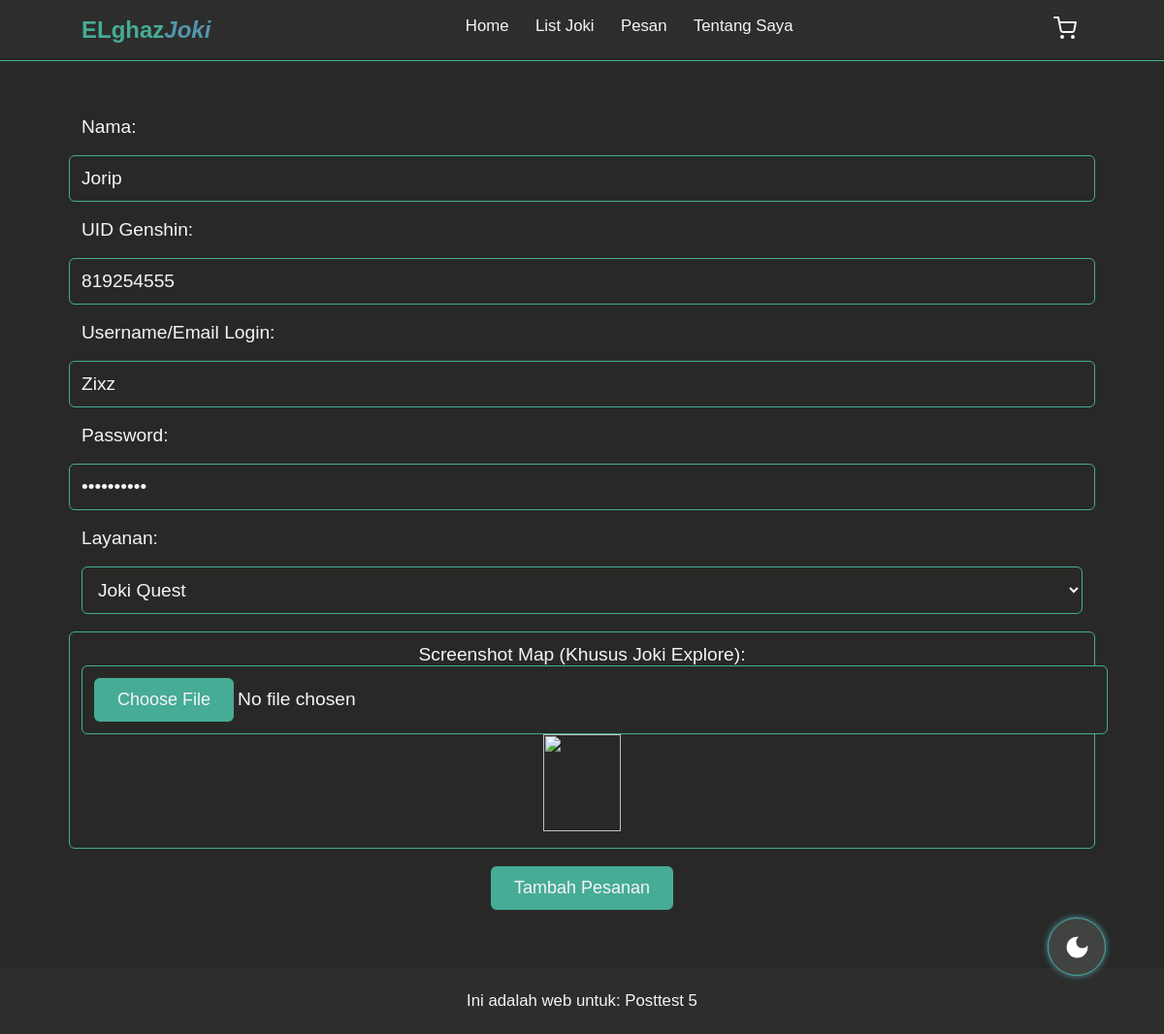
Page /edit.php?id=17 on the committed database.
### tables this page shows
CREATE TABLE `akun` (
  `id` int(11) NOT NULL,
  `Nama` varchar(50) NOT NULL,
  `UID` int(10) NOT NULL,
  `Username` varchar(50) NOT NULL,
  `password` varchar(50) NOT NULL,
  `jenis_joki` enum('quest','explore','material','build','rawat_akun') NOT NULL,
  `ss_map` varchar(255) DEFAULT NULL
);

### edit.php (the view, shortened to what this page needs)
<?php
require 'koneksi.php';
$id = $_GET['id'];
$query = "SELECT * FROM akun WHERE id = $id";
$result = mysqli_query($conn, $query);
$listakun = [];
while ($row = mysqli_fetch_assoc($result)) {
    $listakun[] = $row;
}
$listakun = $listakun[0];
?>
<!DOCTYPE html>
<html lang="en">
<head>
    <link rel="stylesheet" href="styles/style.css">
</head>
<body>
    <header>
        <?php require "navbar.php"; ?>
    </header>
    <div id="pesan">
        <form action="" method="POST" enctype="multipart/form-data">
            <label for="Nama">Nama:</label>
            <input type="text" id="Nama" name="Nama" value="<?php echo $listakun['Nama'] ?>" required>
            <label for="UID">UID Genshin:</label>
            <input type="number" id="UID" name="UID" placeholder="80xxxxxx" value="<?php echo $listakun['UID'] ?>" min="0" required>
            <label for="Username">Username/Email Login:</label>
            <input type="text" id="Username" name="Username" value="<?php echo $listakun['Username'] ?>" required>
            <label for="password">Password:</label>
            <input type="password" id="password" name="password" value="<?php echo $listakun['password'] ?>" required>
            <label for="jenis_joki">Layanan:</label>
            <select id="jenis_joki" name="jenis_joki" required onchange="toggleSSMap()">
                <option value="quest" <?php echo $listakun['jenis_joki'] == 'quest' ? 'selected' : '' ?>>Joki Quest</option>
            </select>
            <div id="ss_map_container" style="width: 100%; padding: 1rem; font-size: 1.6rem; border: 1px solid var(--accent-color); border-radius: 0.5rem; background-color: var(--second-color); color: var(--putih); cursor: pointer;"
                onfocus="this.style.borderColor = 'var(--accent-color2)';"
                onblur="this.style.borderColor = 'var(--accent-color)';">
                <label for="ss_map">Screenshot Map (Khusus Joki Explore):</label>
                <input type="file" id="ss_map" name="ss_map">
                <br>
                <img src="images/<?php echo $listakun['ss_map']  ?>" alt="<?php echo $listakun['ss_map'] ?>" style="width:80px; height: 100px">
            </div>
            <input type="submit" value="Tambah Pesanan" name="tambah" class="tambah">
        </form>
    </div>
    <footer>
        <?php require "footer.php"; ?>
    </footer>
</body>
</html>

### styles/style.css (style rules this page uses)
* { margin: 0; padding:0; }
:root { --base-color: #414340; --second-color: rgb(40, 41, 39); --nav-color: rgba(40, 41, 39, 0.8); --accent-color: #46ac96; --accent-color2: #5296ad; --putih: #f5f5f5; }
body { margin: 0; padding: 0; font-family: 'Poppins', sans-serif; background-color: var(--base-color); color: var(--putih); }
#pesan { padding: 5rem 7%; background-color: var(--second-color); color: var(--putih); text-align: center; transition: background-color 0.3s ease; margin-top: 5rem; }
#pesan form { display: flex; flex-direction: column; align-items: center; gap: 1.5rem; }
#pesan label { font-size: 1.6rem; color: var(--putih); text-align: left; width: 100%; }
#pesan input[type="text"], #pesan input[type="number"], #pesan input[type="password"], #pesan select { width: 100%; padding: 1rem; font-size: 1.6rem; border: 1px solid var(--accent-color); border-radius: 0.5rem; background-color: var(--second-color); color: var(--putih); transition: border-color 0.3s ease; }
#pesan input[type="file"] { width: 100%; padding: 1rem; font-size: 1.6rem; border: 1px solid var(--accent-color); border-radius: 0.5rem; background-color: var(--second-color); color: var(--putih); transition: border-color 0.3s ease; cursor: pointer; }
input[type="submit"] { background-color: var(--accent-color); color: var(--putih); border: none; padding: 1rem 2rem; font-size: 1.5rem; border-radius: 0.5rem; transition: background-color 0.3s ease, transform 0.3s ease; }
@media (max-width: 1366px) { html { font-size: 75%; } }

### rows in the picture
akun: Nama "Jorip", UID "819254555", Username "Zixz", jenis_joki "Joki Quest"
